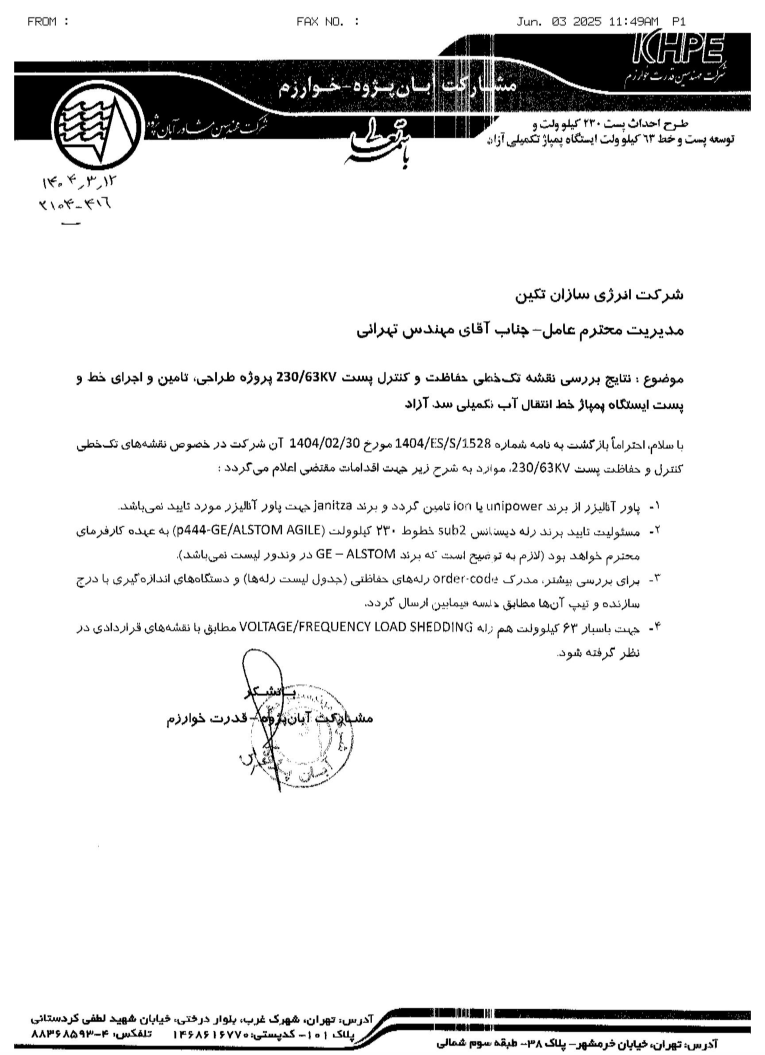
#> input picture tools/adaptive_document_reader/adaptive_document_learning/families/CONSULTANT_INCOMING_LETTER_FIELDS_v01/examples/example_000001/page.png, 3060 x 4217 px (shown at 1/4 size); its folder holds only this picture in this run
$ python -i adaptive_document_annotator_v0_6.py   (imports and definitions only)
#> lines starting #> are read from the running program, lines starting #| are printed output that depends on the picture; after the words box and inside, x2 and y2 are one past the last pixel; in counts of white or black regions, pixels touching at a corner belong together
#> further down, picture is the input picture: shape (4217, 3060, 3); min 0, max 255, mean 230.2

"""
adaptive_document_annotator_v0_6.py

Two-phase human-in-the-loop document layout system.

TAB 1 — DETECTION LAB
    - Smart/classical box detection
    - Intermediate views:
        Original, Binary, Rules, Components, Text lines, Text blocks, Regions
    - Tunable parameters:
        Adaptive block, Adaptive C, Line scale, Min component area,
        Character join X/Y, Block join X/Y
    - Send proposals into the Human Edit phase

TAB 2 — HUMAN EDIT
    - Photoshop-like layer/group panel on the LEFT
    - Visibility, lock, grouping and z-order controls
    - Draw / move / resize / relabel / delete
    - Zoom in / zoom out / fit page
    - Save corrections into family memory
    - Optional lightweight ML classifier

Core requirements:
    python -m pip install pymupdf pillow numpy opencv-python

Optional ML:
    python -m pip install scikit-learn
"""

from __future__ import annotations

import copy
import json
import math
import os
import pickle
import re
from dataclasses import dataclass
from datetime import datetime
from pathlib import Path
from typing import Optional

import tkinter as tk
from tkinter import ttk, filedialog, messagebox, simpledialog

try:
    import pymupdf
except ImportError:
    raise SystemExit("Install PyMuPDF: python -m pip install pymupdf")

try:
    import cv2
except ImportError:
    raise SystemExit("Install OpenCV: python -m pip install opencv-python")

try:
    import numpy as np
except ImportError:
    raise SystemExit("Install NumPy: python -m pip install numpy")

try:
    from PIL import Image, ImageTk
except ImportError:
    raise SystemExit("Install Pillow: python -m pip install pillow")


APP_TITLE = "Adaptive Document Annotator v0.6"
RENDER_DPI = 170
BASE_DIR = Path(__file__).resolve().parent
LEARNING_ROOT = BASE_DIR / "adaptive_document_learning"

LAYOUT_TYPES = [
    "text_block",
    "table",
    "title",
    "heading",
    "list",
    "image",
    "chart",
    "signature",
    "stamp",
    "form_field",
    "header",
    "footer",
    "unknown",
]

TYPE_COLORS = {
    "text_block": "#1976d2",
    "table": "#2e7d32",
    "title": "#c62828",
    "heading": "#ef6c00",
    "list": "#00838f",
    "image": "#7b1fa2",
    "chart": "#512da8",
    "signature": "#5d4037",
    "stamp": "#ad1457",
    "form_field": "#00796b",
    "header": "#455a64",
    "footer": "#607d8b",
    "unknown": "#616161",
}


# ----------------------------------------------------------------------
# Helpers
# ----------------------------------------------------------------------

# [12 lines left out: functions safe_family_name, ensure_bbox, not called in this run]


def box_iou(a, b) -> float:
    ax1, ay1, ax2, ay2 = a
    bx1, by1, bx2, by2 = b
    ix1, iy1 = max(ax1, bx1), max(ay1, by1)
    ix2, iy2 = min(ax2, bx2), min(ay2, by2)
    iw, ih = max(0.0, ix2 - ix1), max(0.0, iy2 - iy1)
    inter = iw * ih
    aa = max(1.0, (ax2 - ax1) * (ay2 - ay1))
    ba = max(1.0, (bx2 - bx1) * (by2 - by1))
    return inter / (aa + ba - inter)


def mask_rgb(mask):
    return cv2.cvtColor(mask, cv2.COLOR_GRAY2RGB)


# [30 lines left out: functions rotate_vector, region_center_size, rotated_region_corners, not called in this run]


ANCHOR_NAMES = [
    "Center",
    "Top-left",
    "Top-right",
    "Bottom-left",
    "Bottom-right",
]


# [16 lines left out: functions anchor_local_offset, region_anchor_point, not called in this run]


# ----------------------------------------------------------------------
# Data model
# ----------------------------------------------------------------------

@dataclass
class Region:
    id: str
    layout_type: str
    role: str
    bbox: list[float]
    source: str = "base"
    confidence: float = 0.0
    user_modified: bool = False
    group_id: str = ""
    visible: bool = True
    locked: bool = False
    angle: float = 0.0

    def normalized_bbox(self, w: int, h: int):
        x1, y1, x2, y2 = self.bbox
        return [x1 / w, y1 / h, x2 / w, y2 / h]


@dataclass
class LayerGroup:
    id: str
    name: str
    visible: bool = True
    locked: bool = False


# ----------------------------------------------------------------------
# Detection engine
# ----------------------------------------------------------------------

class DetectionEngine:
    """
    Transparent classical detector with inspectable intermediate stages.
    """

    def __init__(
        self,
        adaptive_block=31,
        adaptive_c=15,
        line_scale=35,
        min_component_area=8,
        char_join_x=18,
        char_join_y=3,
        block_join_x=12,
        block_join_y=18,
    ):
        self.adaptive_block = max(3, int(adaptive_block))
        if self.adaptive_block % 2 == 0:
            self.adaptive_block += 1
        self.adaptive_c = int(adaptive_c)
        self.line_scale = max(10, int(line_scale))
        self.min_component_area = max(1, int(min_component_area))
        self.char_join_x = max(1, int(char_join_x))
        self.char_join_y = max(1, int(char_join_y))
        self.block_join_x = max(1, int(block_join_x))
        self.block_join_y = max(1, int(block_join_y))

    def run(self, rgb):
        h, w = rgb.shape[:2]
        page_area = h * w

        gray = cv2.cvtColor(rgb, cv2.COLOR_RGB2GRAY)

        binary = cv2.adaptiveThreshold(
            gray,
            255,
            cv2.ADAPTIVE_THRESH_GAUSSIAN_C,
            cv2.THRESH_BINARY_INV,
            self.adaptive_block,
            self.adaptive_c,
        )
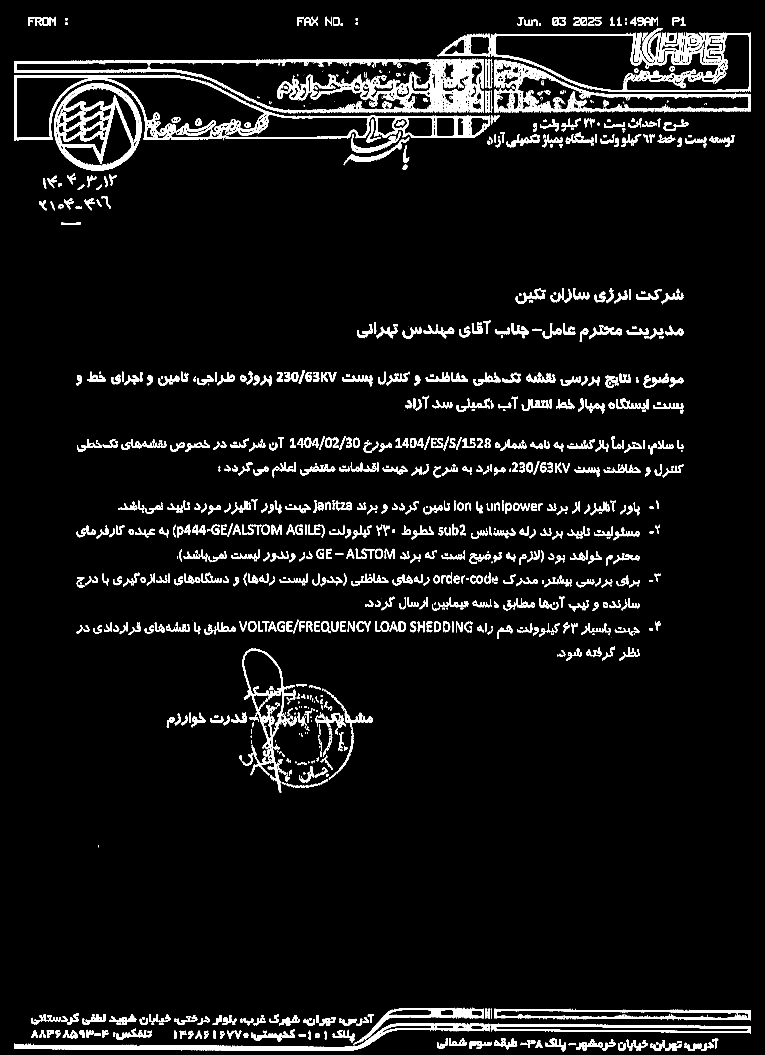
#> binary: shape (4217, 3060) (shown at 1/4 size); 5.5% white; 1715 white regions (373 under 20 px), largest, box (x1, y1, x2, y2) and area: (56, 297, 1735, 564) 42745, (216, 334, 565, 681) 35892, (1976, 131, 3004, 369) 33183

        # Clean minimal speckle.
        binary_clean = cv2.morphologyEx(
            binary,
            cv2.MORPH_OPEN,
            cv2.getStructuringElement(cv2.MORPH_RECT, (2, 2)),
        )
#> binary_clean: shape (4217, 3060); 5.4% white; 1707 white regions (311 under 20 px), largest, box (x1, y1, x2, y2) and area: (57, 299, 1736, 565) 41430, (217, 335, 566, 682) 35740, (1977, 132, 3005, 369) 30884

        # Long rules.
        hlen = max(20, w // self.line_scale)
        vlen = max(20, h // self.line_scale)

        hk = cv2.getStructuringElement(cv2.MORPH_RECT, (hlen, 1))
        vk = cv2.getStructuringElement(cv2.MORPH_RECT, (1, vlen))

        horizontal = cv2.morphologyEx(binary_clean, cv2.MORPH_OPEN, hk)
#> horizontal: shape (4217, 3060); 0.7% white; 61 white regions, largest, box (x1, y1, x2, y2) and area: (58, 4181, 1446, 4202) 19123, (1977, 4100, 3005, 4115) 7812, (1978, 4117, 3005, 4132) 7694
        vertical = cv2.morphologyEx(binary_clean, cv2.MORPH_OPEN, vk)
#> vertical: shape (4217, 3060); 0.03% white; 4 white regions, box (x1, y1, x2, y2) and area: (58, 303, 66, 566) 2083, (2997, 133, 3004, 370) 1634, (1750, 253, 1752, 449) 326, (1760, 275, 1761, 443) 168
        rules = cv2.bitwise_or(horizontal, vertical)
#> rules: shape (4217, 3060); 0.73% white; 61 white regions, largest, box (x1, y1, x2, y2) and area: (58, 4181, 1446, 4202) 19123, (57, 303, 738, 566) 7899, (1977, 4100, 3005, 4115) 7812
        intersections = cv2.bitwise_and(horizontal, vertical)
#> intersections: shape (4217, 3060); 0% white; 4 white regions, box (x1, y1, x2, y2) and area: (58, 553, 66, 560) 56, (58, 303, 66, 310) 55, (2997, 133, 3004, 141) 52, (2997, 360, 3004, 364) 28

        # Remove rules before text grouping.
        grown_rules = cv2.dilate(
            rules,
            cv2.getStructuringElement(cv2.MORPH_RECT, (3, 3)),
            iterations=1,
        )
#> grown_rules: shape (4217, 3060); 0.99% white; 55 white regions, largest, box (x1, y1, x2, y2) and area: (57, 4180, 1447, 4203) 21960, (57, 239, 1641, 256) 10530, (56, 302, 739, 567) 10090
        textish = cv2.bitwise_and(binary_clean, cv2.bitwise_not(grown_rules))
#> textish: shape (4217, 3060); 4.6% white; 2323 white regions (642 under 20 px), largest, box (x1, y1, x2, y2) and area: (217, 340, 566, 667) 31624, (1314, 240, 1736, 450) 15455, (2524, 132, 2911, 334) 10595

        # Connected components.
        n, labels, stats, _ = cv2.connectedComponentsWithStats(textish, 8)
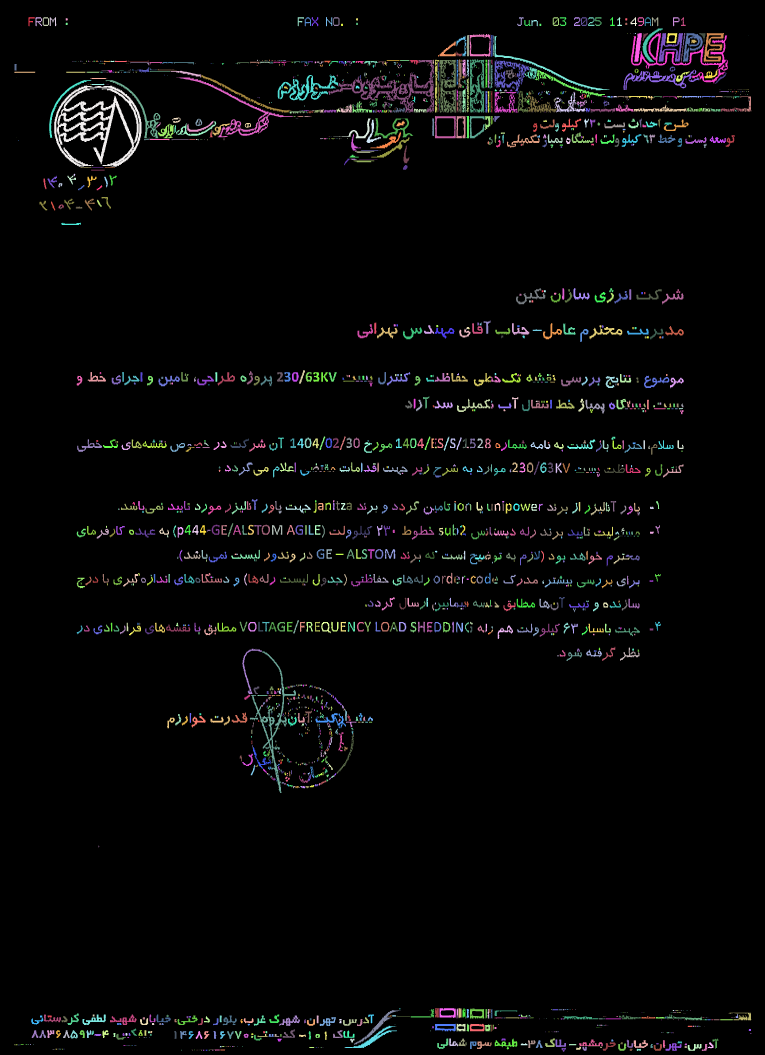
#> labels: shape (4217, 3060) int32 (shown at 1/4 size); 2324 distinct labels, from 0 to 2323; one colour per label, 0 black
#> n = 2324; stats = 2324 rows, first 6: [0, 0, 3060, 4217, 12314125], [114, 69, 25, 36, 317], [142, 69, 26, 36, 436], [171, 69, 25, 35, 393], [199, 69, 26, 36, 386], [1191, 69, 25, 36, 321]
        component_mask = np.zeros_like(textish)
        component_boxes = []

        for i in range(1, n):
            area = int(stats[i, cv2.CC_STAT_AREA])
            if area < self.min_component_area:
                continue

            x = int(stats[i, cv2.CC_STAT_LEFT])
            y = int(stats[i, cv2.CC_STAT_TOP])
            bw = int(stats[i, cv2.CC_STAT_WIDTH])
            bh = int(stats[i, cv2.CC_STAT_HEIGHT])

            if bw * bh > page_area * 0.80:
                continue

            component_mask[labels == i] = 255
            component_boxes.append([x, y, x + bw, y + bh])
#> this loop made 2323 passes
#> (area, x, y, bw, bh) on passes 1 to 3: (317, 114, 69, 25, 36), (436, 142, 69, 26, 36), (393, 171, 69, 25, 35)
#> after the loop, component_boxes = 1991 items, first 6: [114, 69, 139, 105], [142, 69, 168, 105], [171, 69, 196, 104], [199, 69, 225, 105], [1191, 69, 1216, 105], [1219, 69, 1244, 105]

        # Join components into text lines.
        line_mask = cv2.dilate(
            component_mask,
            cv2.getStructuringElement(
                cv2.MORPH_RECT,
                (self.char_join_x, self.char_join_y),
            ),
            iterations=1,
        )
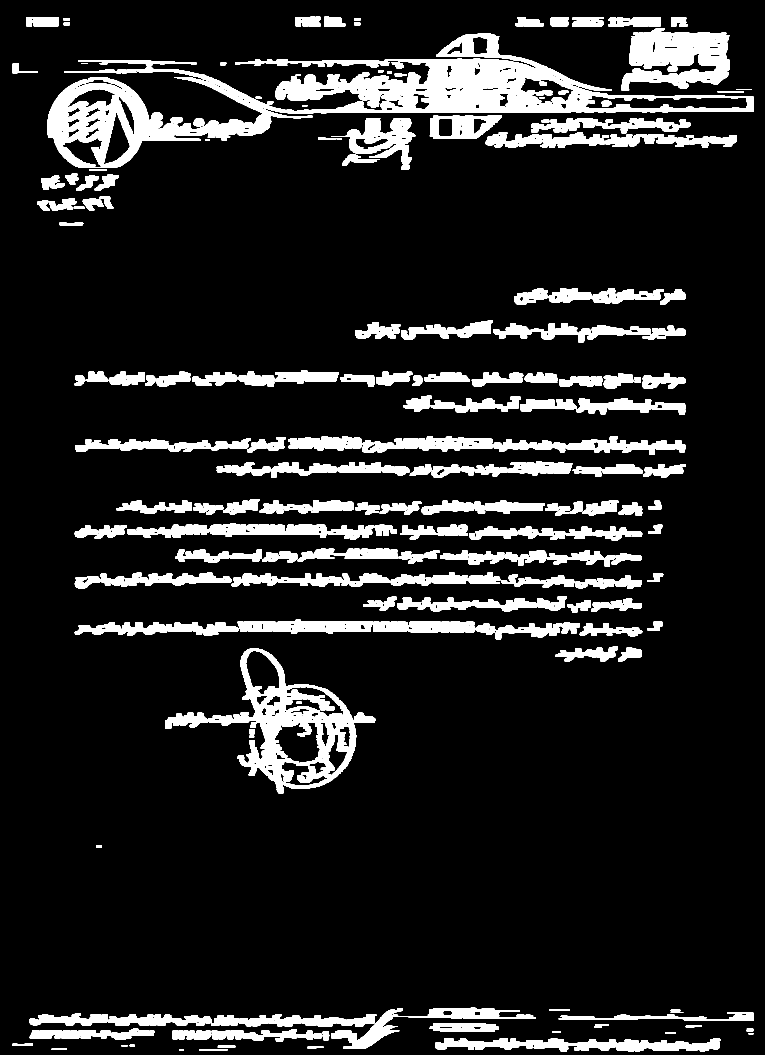
#> line_mask: shape (4217, 3060) (shown at 1/4 size); 11.8% white; 299 white regions
        contours, _ = cv2.findContours(
            line_mask, cv2.RETR_EXTERNAL, cv2.CHAIN_APPROX_SIMPLE
        )
#> contours = 292 contours; largest, box (x1, y1, x2, y2) and area: (189, 235, 3014, 672) 375934, (834, 2594, 1498, 3173) 153575, (2485, 112, 2920, 361) 69802, (1741, 4153, 2883, 4205) 32115, (1744, 135, 2448, 362) 23862

        line_boxes = []
        for c in contours:
            x, y, bw, bh = cv2.boundingRect(c)
            if bw < 6 or bh < 3:
                continue
            if bh > h * 0.12:
                continue
            line_boxes.append([x, y, x + bw, y + bh])
#> this loop made 292 passes
#> (x, y, bw, bh) on passes 2 to 4: (797, 4197, 113, 7), (206, 4194, 61, 6), (2238, 4190, 35, 18)
#> after the loop, line_boxes = 291 items, first 6: [717, 4198, 736, 4204], [797, 4197, 910, 4204], [206, 4194, 267, 4200], [2238, 4190, 2273, 4208], [1229, 4187, 1296, 4193], [871, 4183, 942, 4190]

        # Join lines into blocks.
        line_seed = np.zeros_like(binary_clean)
        for x1, y1, x2, y2 in line_boxes:
            cv2.rectangle(line_seed, (x1, y1), (x2, y2), 255, -1)
#> this loop made 291 passes
#> line_seed: shape (4217, 3060); 23.1% white; 125 white regions, largest, box (x1, y1, x2, y2) and area: (189, 112, 3015, 681) 1362204, (117, 4031, 2884, 4209) 233996, (299, 2479, 1901, 2543) 83837

        block_mask = cv2.dilate(
            line_seed,
            cv2.getStructuringElement(
                cv2.MORPH_RECT,
                (self.block_join_x, self.block_join_y),
            ),
            iterations=1,
        )
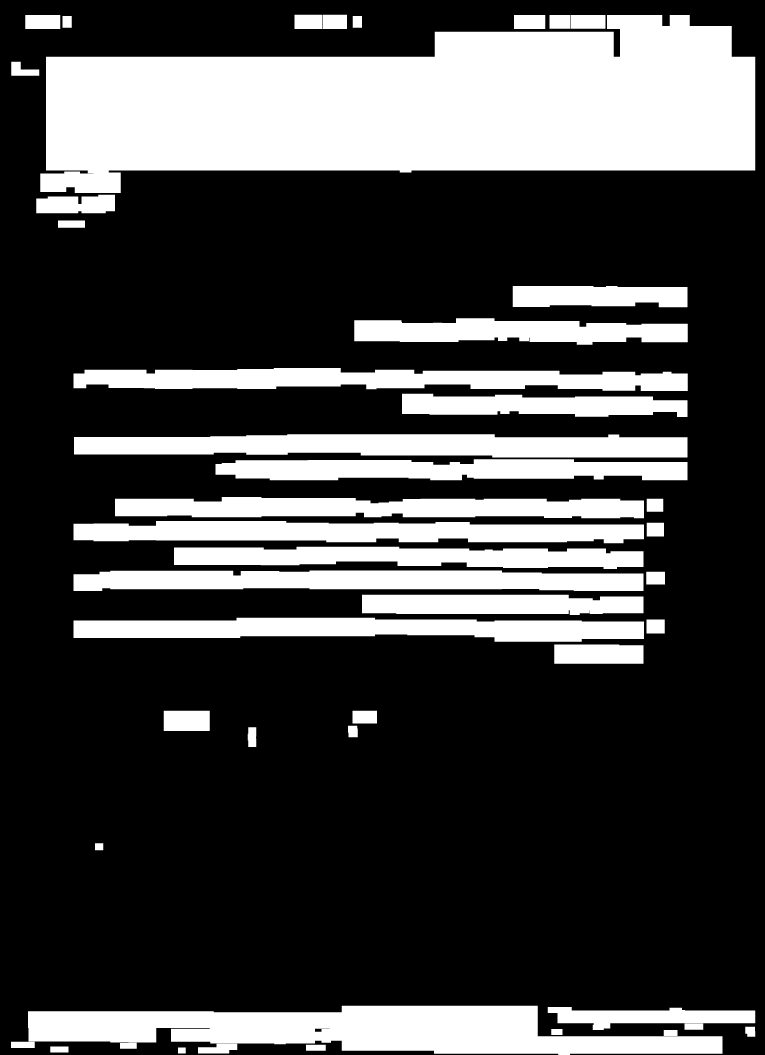
#> block_mask: shape (4217, 3060) (shown at 1/4 size); 27.8% white; 46 white regions
        contours, _ = cv2.findContours(
            block_mask, cv2.RETR_EXTERNAL, cv2.CHAIN_APPROX_SIMPLE
        )
#> contours = 46 contours; largest, box (x1, y1, x2, y2) and area: (161, 60, 3021, 772) 1453228, (112, 4023, 2890, 4217) 345137, (296, 1737, 2750, 1830) 188324, (294, 1472, 2751, 1564) 164748, (294, 2471, 2576, 2567) 161246

        block_boxes = []
        for c in contours:
            x, y, bw, bh = cv2.boundingRect(c)
            if bw < 12 or bh < 6:
                continue
            if bw * bh > page_area * 0.65:
                continue
            block_boxes.append([x, y, x + bw, y + bh])
#> this loop made 46 passes
#> (x, y, bw, bh) on passes 4, 5, 9, 11, 12, 14, 15, 18: (792, 4175, 157, 39), (480, 4171, 67, 24), (2981, 4107, 40, 40), (2191, 4028, 830, 92), (112, 4023, 2778, 194), (991, 2909, 34, 79), (1392, 2903, 39, 46), (2217, 2578, 357, 77)
#> (the rest of the program and of its run is left out)
